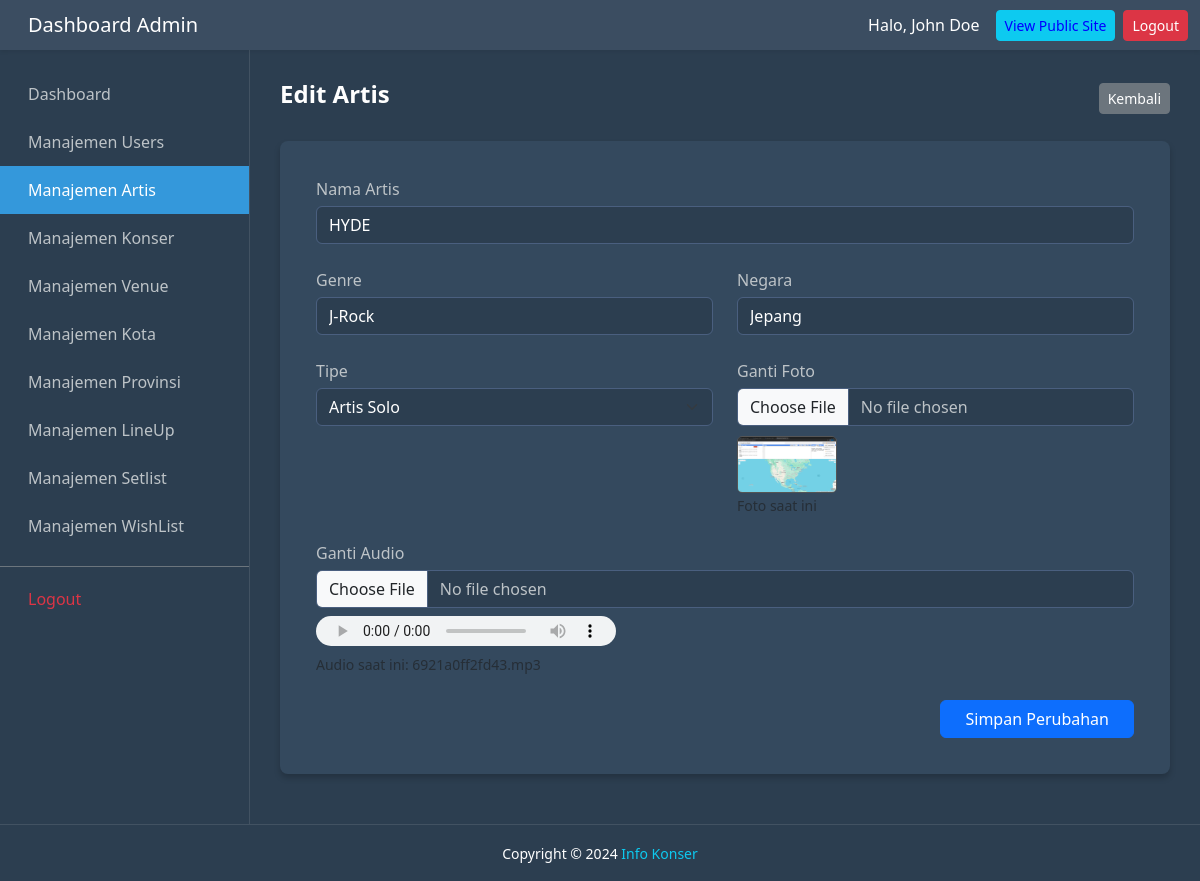
The page /halamanAdmin/dashboard/html/artis/editArtis.php?id=A01 on the database its author committed.
### tables this page shows
CREATE TABLE `artis` (
  `id_artis` varchar(10) NOT NULL,
  `nama_artis` varchar(255) NOT NULL,
  `genre` varchar(100) DEFAULT NULL,
  `asal_negara` varchar(100) DEFAULT NULL,
  `gambar_artis` varchar(255) DEFAULT NULL,
  `tipe_entitas` varchar(100) DEFAULT NULL,
  `audio_sample` varchar(255) DEFAULT NULL COMMENT 'Path file MP3 atau URL Spotify/SoundCloud untuk sample lagu artis'
);

### halamanAdmin/dashboard/html/artis/editArtis.php (the view, shortened to what this page needs)
<?php
$id = mysqli_real_escape_string($koneksi, $_GET['id']);
$query = mysqli_query($koneksi, "SELECT * FROM artis WHERE id_artis = '$id'");
$data  = mysqli_fetch_assoc($query);
?>
<!DOCTYPE html>
<html lang="id">
<head>
    <link href="https://cdn.jsdelivr.net/npm/bootstrap@5.3.2/dist/css/bootstrap.min.css" rel="stylesheet">
    <link rel="stylesheet" href="../../css/styles.css">
</head>
<body>
    <?php include '../header.php'; ?>
    <div class="d-flex-wrapper">
        <?php include '../sideBar.php'; ?>
        <div class="main-content">
            <div class="d-flex justify-content-between align-items-center mb-4">
                <h4 class="fw-bold text-white">Edit Artis</h4>
                <a href="manajemenArtis.php" class="btn btn-secondary btn-sm">Kembali</a>
            </div>
            <div class="card stats-card border-0">
                <div class="card-body">
                    <form action="" method="POST" enctype="multipart/form-data">
                        <div class="row g-4">
                            <div class="col-12">
                                <label>Nama Artis</label>
                                <input type="text" class="form-control" name="nama_artis" value="<?= htmlspecialchars($data['nama_artis']); ?>" required>
                            </div>
                            <div class="col-md-6">
                                <label>Genre</label>
                                <input type="text" class="form-control" name="genre" value="<?= htmlspecialchars($data['genre']); ?>">
                            </div>
                            <div class="col-md-6">
                                <label>Negara</label>
                                <input type="text" class="form-control" name="asal_negara" value="<?= htmlspecialchars($data['asal_negara']); ?>">
                            </div>
                            <div class="col-md-6">
                                <label>Tipe</label>
                                <select class="form-select" name="tipe_entitas">
                                    <option value="Artis Solo (Vokalis/Musisi)" <?= $data['tipe_entitas'] == 'Artis Solo (Vokalis/Musisi)' ? 'selected' : '' ?>>Artis Solo</option>
                                </select>
                            </div>
                            <div class="col-md-6">
                                <label>Ganti Foto</label>
                                <input type="file" class="form-control" name="gambar_artis" accept=".jpg,.png,.jpeg,.webp">
                                <?php if($data['gambar_artis']): ?>
                                    <img src="../../../../uploads/artisPict/<?= $data['gambar_artis']; ?>" class="preview">
                                    <small class="text-muted">Foto saat ini</small>
                                <?php endif; ?>
                            </div>
                            <div class="col-12">
                                <label>Ganti Audio</label>
                                <input type="file" class="form-control" name="audio_sample" accept=".mp3,.wav,.ogg">
                                <?php if($data['audio_sample']): ?>
                                    <div class="mt-2">
                                        <audio controls src="../../../../uploads/artisAudio/<?= $data['audio_sample']; ?>" style="height: 30px;"></audio>
                                        <br><small class="text-muted">Audio saat ini: <?= $data['audio_sample']; ?></small>
                                    </div>
                                <?php endif; ?>
                            </div>
                            <div class="col-12 text-end mt-4">
                                <button type="submit" name="update" class="btn btn-primary px-4">Simpan Perubahan</button>
                            </div>
                        </div>
                    </form>
                </div>
            </div>
        </div>
    </div>
    <?php include '../footer.php'; ?>
</body>
</html>

### halamanAdmin/dashboard/css/styles.css (style rules this page uses)
:root { --bg-dark: #2c3e50; --bg-card: #34495e; --text-light: #ecf0f1; --active-blue: #3498db; }
html, body { height: 100%; margin: 0; padding: 0; font-family: "Segoe UI", sans-serif; }
body { background-color: var(--bg-dark) !important; color: var(--text-light) !important; display: flex; flex-direction: column; min-height: 100vh; }
.d-flex-wrapper { display: flex; flex: 1; width: 100%; overflow: hidden; }
.main-content { flex: 1; padding: 30px; background-color: var(--bg-dark) !important; overflow-y: auto; width: 100%; }
.stats-card, .table-card, .activity-card { background-color: var(--bg-card); border-radius: 8px; padding: 20px; box-shadow: 0 4px 6px rgba(0, 0, 0, 0.2); margin-bottom: 20px; border: none; color: white; }
.d-flex-wrapper { margin-top: 0 !important; padding-top: 0 !important; }

### halamanAdmin/dashboard/html/artis/editArtis.php (style rules this page uses)
.form-control, .form-select { background-color: #2c3e50; color: white; border: 1px solid #4a5f7f; }
label { color: #bdc3c7; margin-bottom: 5px; }
.preview { width: 100px; border-radius: 5px; margin-top: 10px; border: 1px solid #555; display: block; }
input[type=file] { background-color: #2c3e50; color: #bdc3c7; }

### rows shown on the page
artis: nama_artis "HYDE", genre "J-Rock", asal_negara "Jepang", tipe_entitas "Artis Solo", gambar_artis (picture), audio_sample "6921a0ff2fd43.mp3"
